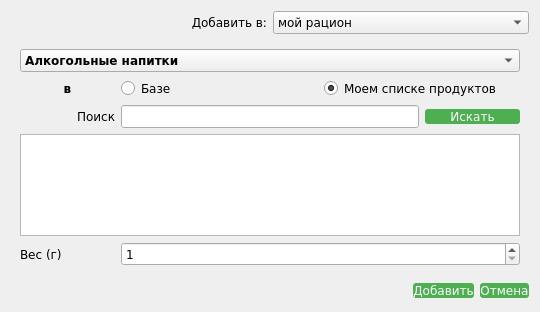
<?xml version="1.0" encoding="UTF-8"?>
<ui version="4.0">
 <class>addDialog</class>
 <widget class="QDialog" name="addDialog">
  <property name="geometry">
   <rect>
    <x>0</x>
    <y>0</y>
    <width>540</width>
    <height>312</height>
   </rect>
  </property>
  <property name="font">
   <font>
    <family>Verdana</family>
    <pointsize>9</pointsize>
    <stylestrategy>PreferAntialias</stylestrategy>
   </font>
  </property>
  <property name="windowTitle">
   <string>Добавить</string>
  </property>
  <layout class="QGridLayout" name="gridLayout">
   <item row="2" column="0" colspan="2">
    <layout class="QHBoxLayout" name="buttonLayout">
     <item>
      <spacer name="horizontalSpacer">
       <property name="orientation">
        <enum>Qt::Horizontal</enum>
       </property>
       <property name="sizeHint" stdset="0">
        <size>
         <width>40</width>
         <height>20</height>
        </size>
       </property>
      </spacer>
     </item>
     <item>
      <widget class="QPushButton" name="pushButtonAdd">
       <property name="font">
        <font>
         <family>Verdana</family>
         <pointsize>9</pointsize>
        </font>
       </property>
       <property name="styleSheet">
        <string notr="true">QPushButton {
	color: rgb(255, 255, 255);
	background-color: rgb(76, 175, 80);
	border-radius: 3px;
	padding: .5em 2em;
}

QPushButton::pressed {
	background-color: rgb(89, 204, 93);
}

QPushButton::hover {
	background-color: rgb(89, 204, 93);
}</string>
       </property>
       <property name="text">
        <string>Добавить</string>
       </property>
      </widget>
     </item>
     <item>
      <widget class="QPushButton" name="pushButtonCancel">
       <property name="font">
        <font>
         <family>Verdana</family>
         <pointsize>9</pointsize>
        </font>
       </property>
       <property name="styleSheet">
        <string notr="true">QPushButton {
	color: rgb(255, 255, 255);
	background-color: rgb(76, 175, 80);
	border-radius: 3px;
	padding: .5em 2em;
}

QPushButton::pressed {
	background-color: rgb(89, 204, 93);
}

QPushButton::hover {
	background-color: rgb(89, 204, 93);
}</string>
       </property>
       <property name="text">
        <string>Отмена</string>
       </property>
      </widget>
     </item>
    </layout>
   </item>
   <item row="0" column="1">
    <widget class="QComboBox" name="comboBox">
     <item>
      <property name="text">
       <string>мой рацион</string>
      </property>
     </item>
     <item>
      <property name="text">
       <string>мой список продуктов</string>
      </property>
     </item>
    </widget>
   </item>
   <item row="0" column="0">
    <widget class="QLabel" name="label">
     <property name="text">
      <string>Добавить в:</string>
     </property>
     <property name="alignment">
      <set>Qt::AlignRight|Qt::AlignTrailing|Qt::AlignVCenter</set>
     </property>
    </widget>
   </item>
   <item row="1" column="0" colspan="2">
    <widget class="QStackedWidget" name="stackedWidget">
     <property name="currentIndex">
      <number>0</number>
     </property>
     <widget class="QWidget" name="pageMyDiet">
      <layout class="QGridLayout" name="gridLayout_3">
       <item row="0" column="0">
        <layout class="QGridLayout" name="gridLayout_2">
         <item row="5" column="0" colspan="5">
          <widget class="QTableView" name="tableView"/>
         </item>
         <item row="2" column="0">
          <widget class="QLabel" name="label_2">
           <property name="text">
            <string>Поиск</string>
           </property>
           <property name="alignment">
            <set>Qt::AlignRight|Qt::AlignTrailing|Qt::AlignVCenter</set>
           </property>
          </widget>
         </item>
         <item row="2" column="4">
          <widget class="QPushButton" name="pushButtonSearch">
           <property name="font">
            <font>
             <family>Verdana</family>
             <pointsize>9</pointsize>
            </font>
           </property>
           <property name="styleSheet">
            <string notr="true">QPushButton {
	color: rgb(255, 255, 255);
	background-color: rgb(76, 175, 80);
	border-radius: 3px;
	padding: .5em 2em;
}

QPushButton::pressed {
	background-color: rgb(89, 204, 93);
}

QPushButton::hover {
	background-color: rgb(89, 204, 93);
}</string>
           </property>
           <property name="text">
            <string>Искать</string>
           </property>
          </widget>
         </item>
         <item row="0" column="0" colspan="5">
          <widget class="QComboBox" name="comboBoxMyCategorie">
           <property name="sizePolicy">
            <sizepolicy hsizetype="MinimumExpanding" vsizetype="Fixed">
             <horstretch>0</horstretch>
             <verstretch>0</verstretch>
            </sizepolicy>
           </property>
           <property name="font">
            <font>
             <weight>75</weight>
             <bold>true</bold>
            </font>
           </property>
           <item>
            <property name="text">
             <string>Алкогольные напитки</string>
            </property>
           </item>
           <item>
            <property name="text">
             <string>Вода, соки и безалкогольные напитки</string>
            </property>
           </item>
           <item>
            <property name="text">
             <string>Грибы</string>
            </property>
           </item>
           <item>
            <property name="text">
             <string>Жиры растительные и животные</string>
            </property>
           </item>
           <item>
            <property name="text">
             <string>Кондитерские изделия</string>
            </property>
           </item>
           <item>
            <property name="text">
             <string>Крупы, злаки и зернобобовые</string>
            </property>
           </item>
           <item>
            <property name="text">
             <string>Молоко и молочные продукты</string>
            </property>
           </item>
           <item>
            <property name="text">
             <string>Мука, крахмал и макаронные изделия</string>
            </property>
           </item>
           <item>
            <property name="text">
             <string>Мясо, птица и мясные продукты</string>
            </property>
           </item>
           <item>
            <property name="text">
             <string>Овощи и зелень</string>
            </property>
           </item>
           <item>
            <property name="text">
             <string>Орехи и семена</string>
            </property>
           </item>
           <item>
            <property name="text">
             <string>Рыба и морепродукты</string>
            </property>
           </item>
           <item>
            <property name="text">
             <string>Специи, приправы и соусы</string>
            </property>
           </item>
           <item>
            <property name="text">
             <string>Фрукты и ягоды</string>
            </property>
           </item>
           <item>
            <property name="text">
             <string>Хлеб и хлебобулочные изделия</string>
            </property>
           </item>
           <item>
            <property name="text">
             <string>Яйца и продукты из них</string>
            </property>
           </item>
          </widget>
         </item>
         <item row="2" column="1" colspan="3">
          <widget class="QLineEdit" name="lineEditSearch">
           <property name="sizePolicy">
            <sizepolicy hsizetype="Expanding" vsizetype="Fixed">
             <horstretch>0</horstretch>
             <verstretch>0</verstretch>
            </sizepolicy>
           </property>
          </widget>
         </item>
         <item row="1" column="0">
          <widget class="QLabel" name="label_11">
           <property name="font">
            <font>
             <weight>75</weight>
             <bold>true</bold>
            </font>
           </property>
           <property name="text">
            <string>в</string>
           </property>
           <property name="alignment">
            <set>Qt::AlignCenter</set>
           </property>
          </widget>
         </item>
         <item row="6" column="0">
          <widget class="QLabel" name="label_3">
           <property name="text">
            <string>Вес (г)</string>
           </property>
          </widget>
         </item>
         <item row="1" column="1" colspan="2">
          <widget class="QRadioButton" name="radioButtonBase">
           <property name="sizePolicy">
            <sizepolicy hsizetype="Minimum" vsizetype="Minimum">
             <horstretch>0</horstretch>
             <verstretch>0</verstretch>
            </sizepolicy>
           </property>
           <property name="text">
            <string>Базе</string>
           </property>
           <property name="checkable">
            <bool>true</bool>
           </property>
           <property name="checked">
            <bool>false</bool>
           </property>
          </widget>
         </item>
         <item row="1" column="3" colspan="2">
          <widget class="QRadioButton" name="radioButtonMyProducts">
           <property name="text">
            <string>Моем списке продуктов</string>
           </property>
           <property name="checked">
            <bool>true</bool>
           </property>
          </widget>
         </item>
         <item row="6" column="1" colspan="4">
          <widget class="QSpinBox" name="spinBoxWeight">
           <property name="minimum">
            <number>1</number>
           </property>
           <property name="maximum">
            <number>5000</number>
           </property>
          </widget>
         </item>
        </layout>
       </item>
      </layout>
     </widget>
     <widget class="QWidget" name="pageList">
      <layout class="QGridLayout" name="gridLayout_5">
       <item row="0" column="0">
        <layout class="QGridLayout" name="gridLayout_4">
         <item row="3" column="0">
          <widget class="QLabel" name="label_10">
           <property name="text">
            <string>Категория</string>
           </property>
          </widget>
         </item>
         <item row="6" column="0">
          <widget class="QLabel" name="label_7">
           <property name="text">
            <string>Углеводы (г)</string>
           </property>
          </widget>
         </item>
         <item row="7" column="0">
          <widget class="QLabel" name="label_8">
           <property name="text">
            <string>Ккал</string>
           </property>
          </widget>
         </item>
         <item row="2" column="0">
          <widget class="QLabel" name="label_4">
           <property name="text">
            <string>Наименование</string>
           </property>
          </widget>
         </item>
         <item row="2" column="1">
          <widget class="QLineEdit" name="lineEditName"/>
         </item>
         <item row="5" column="0">
          <widget class="QLabel" name="label_6">
           <property name="text">
            <string>Жиры (г)</string>
           </property>
          </widget>
         </item>
         <item row="4" column="1">
          <widget class="QDoubleSpinBox" name="doubleSpinBoxProtein">
           <property name="maximum">
            <double>1000.000000000000000</double>
           </property>
          </widget>
         </item>
         <item row="5" column="1">
          <widget class="QDoubleSpinBox" name="doubleSpinBoxFat">
           <property name="maximum">
            <double>1000.000000000000000</double>
           </property>
          </widget>
         </item>
         <item row="4" column="0">
          <widget class="QLabel" name="label_5">
           <property name="text">
            <string>Белки (г)</string>
           </property>
          </widget>
         </item>
         <item row="6" column="1">
          <widget class="QDoubleSpinBox" name="doubleSpinBoxCarbonhydrate">
           <property name="maximum">
            <double>1000.000000000000000</double>
           </property>
          </widget>
         </item>
         <item row="7" column="1">
          <widget class="QSpinBox" name="spinBoxCalorie">
           <property name="minimum">
            <number>1</number>
           </property>
           <property name="maximum">
            <number>10000</number>
           </property>
          </widget>
         </item>
         <item row="3" column="1">
          <widget class="QComboBox" name="comboBoxCategorie">
           <item>
            <property name="text">
             <string>Алкогольные напитки</string>
            </property>
           </item>
           <item>
            <property name="text">
             <string>Вода, соки и безалкогольные напитки</string>
            </property>
           </item>
           <item>
            <property name="text">
             <string>Грибы</string>
            </property>
           </item>
           <item>
            <property name="text">
             <string>Жиры растительные и животные</string>
            </property>
           </item>
           <item>
            <property name="text">
             <string>Кондитерские изделия</string>
            </property>
           </item>
           <item>
            <property name="text">
             <string>Крупы, злаки и зернобобовые</string>
            </property>
           </item>
           <item>
            <property name="text">
             <string>Молоко и молочные продукты</string>
            </property>
           </item>
           <item>
            <property name="text">
             <string>Мука, крахмал и макаронные изделия</string>
            </property>
           </item>
           <item>
            <property name="text">
             <string>Мясо, птица и мясные продукты</string>
            </property>
           </item>
           <item>
            <property name="text">
             <string>Овощи и зелень</string>
            </property>
           </item>
           <item>
            <property name="text">
             <string>Орехи и семена</string>
            </property>
           </item>
           <item>
            <property name="text">
             <string>Рыба и морепродукты</string>
            </property>
           </item>
           <item>
            <property name="text">
             <string>Специи, приправы и соусы</string>
            </property>
           </item>
           <item>
            <property name="text">
             <string>Фрукты и ягоды</string>
            </property>
           </item>
           <item>
            <property name="text">
             <string>Хлеб и хлебобулочные изделия</string>
            </property>
           </item>
           <item>
            <property name="text">
             <string>Яйца и продукты из них</string>
            </property>
           </item>
          </widget>
         </item>
         <item row="0" column="0" rowspan="2" colspan="2">
          <widget class="QLabel" name="label_9">
           <property name="font">
            <font>
             <family>Verdana</family>
             <pointsize>9</pointsize>
            </font>
           </property>
           <property name="styleSheet">
            <string notr="true">color: rgb(120, 120, 120);</string>
           </property>
           <property name="text">
            <string>* содержание в 100 грамм продукта</string>
           </property>
          </widget>
         </item>
         <item row="8" column="0" colspan="2">
          <spacer name="verticalSpacer">
           <property name="orientation">
            <enum>Qt::Vertical</enum>
           </property>
           <property name="sizeHint" stdset="0">
            <size>
             <width>20</width>
             <height>40</height>
            </size>
           </property>
          </spacer>
         </item>
        </layout>
       </item>
      </layout>
     </widget>
    </widget>
   </item>
  </layout>
 </widget>
 <tabstops>
  <tabstop>comboBox</tabstop>
  <tabstop>pushButtonAdd</tabstop>
  <tabstop>pushButtonCancel</tabstop>
  <tabstop>comboBoxMyCategorie</tabstop>
  <tabstop>radioButtonBase</tabstop>
  <tabstop>radioButtonMyProducts</tabstop>
  <tabstop>lineEditSearch</tabstop>
  <tabstop>pushButtonSearch</tabstop>
  <tabstop>tableView</tabstop>
  <tabstop>spinBoxWeight</tabstop>
  <tabstop>lineEditName</tabstop>
  <tabstop>comboBoxCategorie</tabstop>
  <tabstop>doubleSpinBoxProtein</tabstop>
  <tabstop>doubleSpinBoxFat</tabstop>
  <tabstop>doubleSpinBoxCarbonhydrate</tabstop>
  <tabstop>spinBoxCalorie</tabstop>
 </tabstops>
 <resources/>
 <connections>
  <connection>
   <sender>pushButtonCancel</sender>
   <signal>clicked(bool)</signal>
   <receiver>addDialog</receiver>
   <slot>reject()</slot>
   <hints>
    <hint type="sourcelabel">
     <x>337</x>
     <y>219</y>
    </hint>
    <hint type="destinationlabel">
     <x>198</x>
     <y>121</y>
    </hint>
   </hints>
  </connection>
  <connection>
   <sender>comboBox</sender>
   <signal>currentIndexChanged(int)</signal>
   <receiver>stackedWidget</receiver>
   <slot>setCurrentIndex(int)</slot>
   <hints>
    <hint type="sourcelabel">
     <x>295</x>
     <y>18</y>
    </hint>
    <hint type="destinationlabel">
     <x>198</x>
     <y>116</y>
    </hint>
   </hints>
  </connection>
  <connection>
   <sender>pushButtonAdd</sender>
   <signal>clicked(bool)</signal>
   <receiver>addDialog</receiver>
   <slot>accept()</slot>
   <hints>
    <hint type="sourcelabel">
     <x>223</x>
     <y>219</y>
    </hint>
    <hint type="destinationlabel">
     <x>198</x>
     <y>121</y>
    </hint>
   </hints>
  </connection>
 </connections>
</ui>
